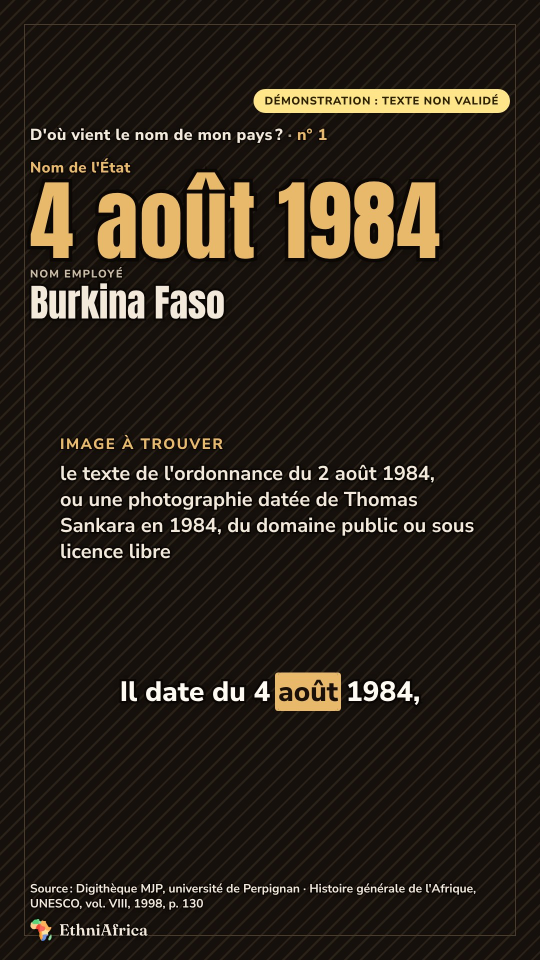
#> input picture social/design-system/proposals/1.4.0-proposition/boards/video-14-image-a-trouver-nuit.jpg, 1080 x 1920 px (shown at 1/2 size); its folder holds only this picture in this run
$ python -i ethni_brand.py   (imports and definitions only)
#> lines starting #> are read from the running program, lines starting #| are printed output that depends on the picture
### social/harness/ethni_kit.py
"""The brand the engine draws, read from one JSON file.

Everything that makes a card *EthniAfrica's* rather than anybody's — the name, the
tagline, the logo, the faces, the exit address, the footer, which pillar takes
which accent — lives in `brand-kit.json`. The engine keeps what is true of any
card: geometry, the type scale, the licence arithmetic, the contrast rules.

`ETHNI_BRAND_KIT` points at another kit file and is read once, at import: the
engine's constants are bound then, so a second brand is a second process, not a
switch flipped mid-render. Paths inside a kit (faces, logo) are relative to the
kit's own directory, so a kit travels as a folder.

A kit missing a key is refused by name. The alternative — falling back to the
EthniAfrica value — would put EthniAfrica's footer on someone else's cards
without a single error.
"""
import json
import os
import pathlib

HARNESS = pathlib.Path(__file__).resolve().parent
DEFAULT_KIT = HARNESS / "brand-kit.json"
KIT_ENV = "ETHNI_BRAND_KIT"

REQUIRED = ("name", "tagline", "logo", "wordmark_face", "call_to_action", "footer_line",
            "faces", "pillar_accent", "accent_tokens")
FACE_ROLES = ("anton", "nunito")

_active = None


def load(path):
    """Read and validate a kit; resolve its file paths to absolute ones."""
    path = pathlib.Path(path).resolve()
    kit = json.loads(path.read_text(encoding="utf-8"))
    missing = [key for key in REQUIRED if key not in kit]
    if missing:
        raise ValueError(f"{path.name}: missing {', '.join(missing)}")
    if set(kit["faces"]) != set(FACE_ROLES):
        raise ValueError(f"{path.name}: `faces` must name exactly {', '.join(FACE_ROLES)}")

    here = path.parent
    kit = dict(kit, retired_pillars=kit.get("retired_pillars", {}))
    kit["faces"] = {role: str(here / name) for role, name in kit["faces"].items()}
    kit["wordmark_face"] = str(here / kit["wordmark_face"])
    kit["logo"] = str(here / kit["logo"])
    # JSON has no tuple keys, so "ocre|nuit" stands for ("ocre", "nuit").
    kit["accent_tokens"] = dict(kit["accent_tokens"])
    return kit


def active():
    """The kit this process draws: `ETHNI_BRAND_KIT`, else EthniAfrica's own."""
    global _active
    if _active is None:
        _active = load(os.environ.get(KIT_ENV) or DEFAULT_KIT)
    return _active

### social/harness/ethni_brand.py
"""The EthniAfrica lockup, drawn once and shared by the card and the video.

One module, imported by `ethni_compose.py` and `ethni_render.py`, because the mark on
a post image and the mark on a video frame have to be the same thing — and two
implementations of "the same thing" are two implementations that drift.

It sits in the **bottom-right corner, absolutely positioned**, independent of the
centred stack the rest of the frame is built on.

Reproduced from `01-Brand/Source/ethniafrica_lockup.png` rather than invented. The
frozen rule is that **the site's qualifier sits directly beneath « EthniAfrica »**,
in the warm orange-to-gold treatment. It is not a strapline that can be swapped for a
handle — a first pass here did exactly that and was wrong. The qualifier is
`PRODUCT_TAGLINE` in `src/lib/brand.ts`, copied here because Python cannot import it;
the operator replaced it on 2026-09-22 (« L'histoire des noms, avec leurs sources »
before that, « Atlas des Peuples d'Afrique » before that), and
`src/lib/__tests__/brandQualifierCharter.test.ts` holds the two to each other.

The wordmark is drawn in white rather than the brand's dark brown because the
ground is a darkened photograph, not parchment. The tagline keeps its gradient: it
reads on dark, and it is the half that carries the warmth.
"""
import pathlib

import ethni_kit
from PIL import Image, ImageDraw, ImageFont, ImageFilter
import numpy as np

HARNESS = pathlib.Path(__file__).resolve().parent

# [1 line that did not run here, left out]
# [1 line that did not run here, left out]
# [1 line that did not run here, left out]
WHITE = "#FFFFFF"
FLAME = (218, 98, 47)      # #DA622F
GOLD_INK = (242, 186, 54)  # #F2BA36

# Sized at 1080 px wide and scaled from there. Smaller than a title on purpose: a
# watermark that competes with the headline stops being a watermark.
ICON_PX, NAME_PX, TAG_PX, GAP_PX = 60, 38, 21, 15
MARGIN_FRAC = 0.045   # even breathing room on both edges of the corner

_LOGO = None
_fonts = {}


# [37 lines left out: functions logo, _fraunces, lockup_size, not called in this run]


# §7 bis — the watermark's height at k = 1, half the lockup's.
FILIGRANE_PX = 30
FILIGRANE_OPACITE = 0.55

_FILIGRANES = {}


# [44 lines left out: function filigrane, not called in this run]


def draw_lockup(im, scale=1.0):
    """Composite the lockup into the bottom-right corner, with even margins.

    Absolute corner placement, independent of everything else in the frame — the
    operator's ruling, twice given. It is a mark of ownership, not a line of the
    composition, so it does not take part in the centred stack; and a mark that
    always sits in the same corner is the one a viewer stops noticing and a
    reposter cannot crop out without visibly cropping the frame.
    """
    w_im = im.width
    k = scale * w_im / 1080
    margin = round(MARGIN_FRAC * w_im)
    d = ImageDraw.Draw(im)

    mark = logo().copy()
    icon = round(ICON_PX * k)
    mark.thumbnail((icon, icon), Image.Resampling.LANCZOS)

    name_f, tag_f = _fraunces(round(NAME_PX * k), 900), _fraunces(round(TAG_PX * k), 700)
    gap = round(GAP_PX * k)
    nb = d.textbbox((0, 0), NAME, font=name_f)
    tb = d.textbbox((0, 0), TAGLINE, font=tag_f)
    text_w = max(nb[2] - nb[0], tb[2] - tb[0])
    lead = round(9 * k)
    stack_h = (nb[3] - nb[1]) + lead + (tb[3] - tb[1])

    block_w = mark.width + gap + text_w
    block_h = max(stack_h, mark.height)
    x = im.width - margin - block_w
    y = im.height - margin - block_h

    tx = x + mark.width + gap
    ty = y + (block_h - stack_h) / 2
    tly = ty + (nb[3] - nb[1]) + lead

    # A soft dark halo behind the whole lockup.
    #
    # The wordmark is white, which was designed against a darkened photograph. On a
    # light ground it disappears: measured on the Lingala short, whose parchment
    # scenes left « EthniAfrica » all but invisible while only the gradient tagline
    # survived. A watermark you cannot see on half your footage is not a watermark,
    # and switching the ink per background would make the mark change identity
    # mid-video. The halo keeps one mark and makes it legible on both.
    halo = Image.new("RGBA", im.size)
    hd = ImageDraw.Draw(halo)
    hd.text((tx - nb[0], ty - nb[1]), NAME, font=name_f, fill=(0, 0, 0, 255))
    hd.text((tx - tb[0], tly - tb[1]), TAGLINE, font=tag_f, fill=(0, 0, 0, 255))
    halo.alpha_composite(mark, (x, round(y + (block_h - mark.height) / 2)))
    halo = halo.filter(ImageFilter.GaussianBlur(round(max(2, 7 * k))))
    halo.putalpha(halo.getchannel("A").point(lambda a: min(255, round(a * 2.1))))
    im.alpha_composite(halo)

    im.alpha_composite(mark, (x, round(y + (block_h - mark.height) / 2)))
    d.text((tx - nb[0], ty - nb[1]), NAME, font=name_f, fill=WHITE)

    # The tagline is a gradient, so it is drawn as a mask over a ramp rather than in
    # a flat colour — the same treatment the approved brand ending uses.
    tag = Image.new("RGBA", im.size)
    ImageDraw.Draw(tag).text((tx - tb[0], tly - tb[1]), TAGLINE, font=tag_f, fill=WHITE)
    ramp = np.zeros((im.height, im.width, 3), dtype=np.uint8)
    span = max(1, tb[2] - tb[0])
    for px in range(im.width):
        u = max(0.0, min(1.0, (px - tx) / span))
        ramp[:, px] = [round(a * (1 - u) + b * u) for a, b in zip(FLAME, GOLD_INK)]
    grad = Image.fromarray(ramp).convert("RGBA")
    grad.putalpha(tag.getchannel("A"))
    im.alpha_composite(grad)
    return im

>>> import cv2
>>> picture = cv2.imread('../design-system/proposals/1.4.0-proposition/boards/video-14-image-a-trouver-nuit.jpg', cv2.IMREAD_GRAYSCALE)
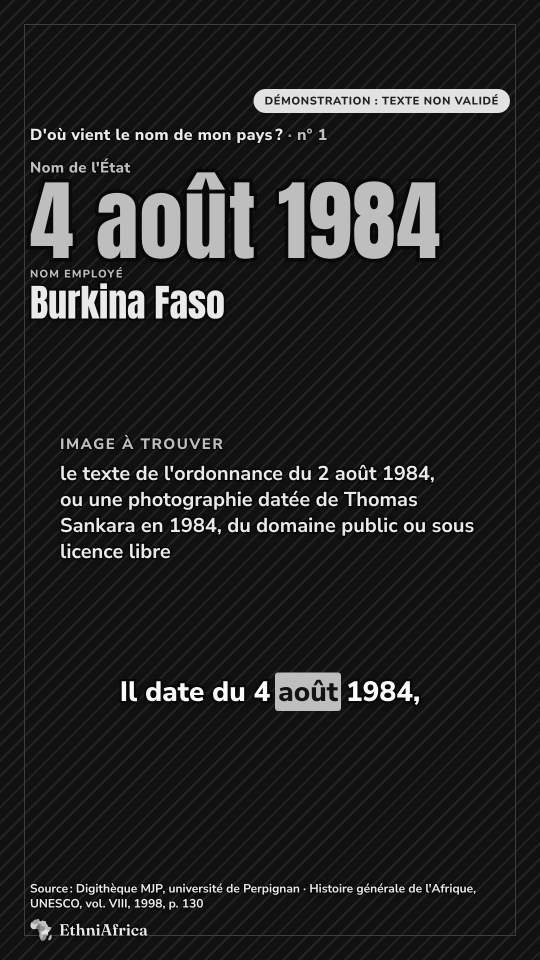
#> picture: shape (1920, 1080) (shown at 1/2 size); min 0, max 255, mean 35.2
>>> result = draw_lockup(picture)
#> (the run stopped early here; a loop or call above may not have finished)
